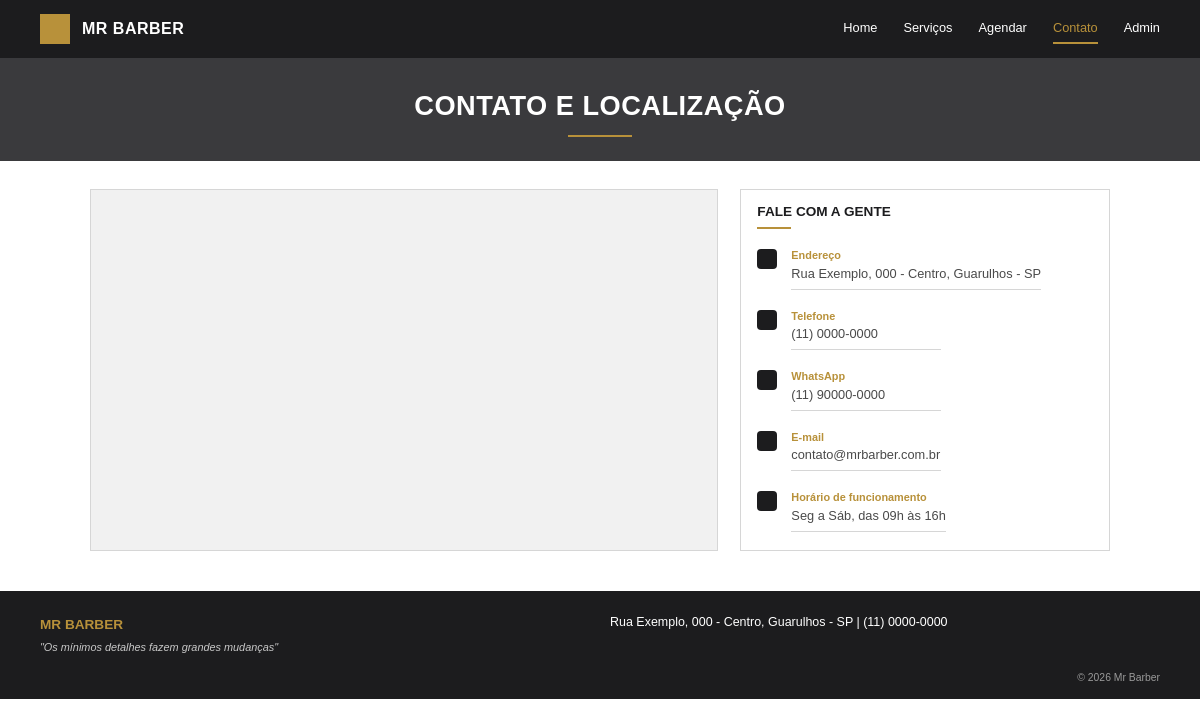
The app's page /contato.php with its own data.
### tables this page shows
CREATE TABLE info_contato (
 id_info INT AUTO_INCREMENT PRIMARY KEY,
 id_admin INT,
 endereco VARCHAR(200) NOT NULL,
 telefone VARCHAR(20),
 whatsapp VARCHAR(20),
 email VARCHAR(120),
 horario_funcionamento VARCHAR(200),
 link_mapa VARCHAR(500),
 FOREIGN KEY (id_admin) REFERENCES administrador(id_admin)
);

### config/conexao.php (called while the page is built, shortened)
<?php
function db(): PDO
{
    static $pdo = null;
    if ($pdo === null) {
        try {
            $pdo = new PDO(
                'mysql:host=' . DB_HOST . ';dbname=' . DB_NOME . ';charset=utf8mb4',
                DB_USUARIO,
                DB_SENHA,
                [
                    PDO::ATTR_ERRMODE => PDO::ERRMODE_EXCEPTION,
                    PDO::ATTR_DEFAULT_FETCH_MODE => PDO::FETCH_ASSOC,
                    PDO::ATTR_EMULATE_PREPARES => false,
                ]
            );
        } catch (PDOException $e) {
            http_response_code(500);
            exit('Não foi possível conectar ao banco de dados. Verifique se o MySQL está ligado no XAMPP '
                . 'e se o arquivo banco.sql foi importado.');
        }
    }
    return $pdo;
}

### includes/funcoes.php (called while the page is built, shortened)
<?php
require_once __DIR__ . '/../config/conexao.php';
function e($valor): string
{
    return htmlspecialchars((string) $valor, ENT_QUOTES, 'UTF-8');
}
function info_contato(): array
{
    $info = db()->query('SELECT * FROM info_contato ORDER BY id_info LIMIT 1')->fetch();
    return $info ?: [
        'endereco' => '', 'telefone' => '', 'whatsapp' => '',
        'email' => '', 'horario_funcionamento' => '', 'link_mapa' => '',
    ];
}

### contato.php (the view, shortened to what this page needs)
<?php
require_once __DIR__ . '/includes/funcoes.php';
$info = info_contato();
require __DIR__ . '/includes/topo.php';
$itens = [
    'Endereço'                 => $info['endereco'],
    'Telefone'                 => $info['telefone'],
    'WhatsApp'                 => $info['whatsapp'],
    'E-mail'                   => $info['email'],
    'Horário de funcionamento' => $info['horario_funcionamento'],
];
?>
    <main>
        <section class="titulo-pagina">
            <h1>Contato e Localização</h1>
        </section>
        <div class="contato-layout">
            <div class="mapa">
                <?php if (!empty($info['link_mapa'])): ?>
                    <iframe src="<?= e($info['link_mapa']) ?>" title="Mapa de localização da Mr Barber"
                            loading="lazy" allowfullscreen></iframe>
                <?php else: ?>
                    <div class="mapa-vazio">Mapa não cadastrado</div>
                <?php endif; ?>
            </div>
            <div class="contato-card">
                <h2>Fale com a gente</h2>
                <dl>
                    <?php foreach ($itens as $rotulo => $valor): ?>
                        <?php if ($valor !== null && $valor !== ''): ?>
                            <div class="contato-item">
                                <span class="contato-icone"></span>
                                <div>
                                    <dt><?= e($rotulo) ?></dt>
                                    <dd><?= e($valor) ?></dd>
                                </div>
                            </div>
                        <?php endif; ?>
                    <?php endforeach; ?>
                </dl>
            </div>
        </div>
    </main>
<?php require __DIR__ . '/includes/rodape.php'; ?>

### includes/rodape.php (shortened to what this page needs)
<?php
$info_rodape = info_contato();
$linha_rodape = trim($info_rodape['endereco'] . ' | ' . $info_rodape['telefone'], ' |');
?>
    <footer class="rodape">
        <div class="rodape-interno">
            <div>
                <strong>MR BARBER</strong>
                <p class="slogan">"Os mínimos detalhes fazem grandes mudanças"</p>
            </div>
            <div class="rodape-info">
                <?= e($linha_rodape) ?>
            </div>
        </div>
        <small class="copyright">&copy; 2026 Mr Barber</small>
    </footer>
</body>
</html>

### css/style.css (style rules this page uses)
:root { --escuro: #1c1c1e; --banner: #3a3a3d; --dourado: #b8913a; --bege: #f3e9d0; --cinza-claro: #f1f1f1; --borda: #d6d6d6; --texto: #1c1c1e; --texto-suave: #4a4a4a; --cinza: #9a9a9a; --branco: #ffffff; --verde: #2e7d32; --vermelho: #b03a2e; --rosa: #fbeaea; --rosa-borda: #d9a3a3; }
* { margin: 0; padding: 0; box-sizing: border-box; }
body { background-color: var(--branco); color: var(--texto); font-family: Arial, Helvetica, sans-serif; font-size: 15px; line-height: 1.5; }
.titulo-pagina { background-color: var(--banner); text-align: center; padding: 28px 20px 24px; }
.titulo-pagina h1 { color: var(--branco); font-size: 1.7rem; letter-spacing: 0.5px; text-transform: uppercase; }
.titulo-pagina h1::after { content: ""; display: block; width: 64px; height: 2px; background-color: var(--dourado); margin: 8px auto 0; }
.rodape { background-color: var(--escuro); color: var(--branco); padding: 22px 40px 14px; }
.rodape-interno { display: grid; grid-template-columns: 1fr 1fr; gap: 20px; max-width: 1140px; margin: 0 auto; }
.rodape strong { color: var(--dourado); font-size: 0.85rem; }
.rodape .slogan { margin-top: 4px; font-size: 0.68rem; font-style: italic; color: #c9c9c9; }
.rodape .rodape-info { font-size: 0.78rem; }
.rodape .copyright { display: block; margin-top: 14px; text-align: right; font-size: 0.65rem; color: var(--cinza); }
::placeholder { color: var(--cinza); }
.contato-layout { display: grid; grid-template-columns: 1.7fr 1fr; gap: 22px; max-width: 1100px; margin: 0 auto; padding: 28px 40px 40px; align-items: stretch; }
.mapa { border: 1px solid var(--borda); background-color: var(--cinza-claro); min-height: 360px; }
.mapa iframe { display: block; width: 100%; height: 100%; min-height: 360px; border: 0; }
.contato-card { border: 1px solid var(--borda); padding: 12px 16px 18px; }
.contato-card h2 { font-size: 0.85rem; text-transform: uppercase; }
.contato-card h2::after { content: ""; display: block; width: 34px; height: 2px; background-color: var(--dourado); margin-top: 5px; }
.contato-item { display: flex; align-items: flex-start; gap: 14px; margin-top: 18px; }
.contato-icone { flex: none; width: 20px; height: 20px; margin-top: 2px; background-color: var(--escuro); border-radius: 4px; }
.contato-item dt { color: var(--dourado); font-weight: bold; font-size: 0.68rem; }
.contato-item dd { color: var(--texto-suave); font-size: 0.8rem; padding-bottom: 6px; border-bottom: 1px solid var(--borda); min-width: 150px; }

### records on screen
info_contato: endereco "Rua Exemplo, 000 - Centro, Guarulhos - SP", telefone "(11) 0000-0000", whatsapp "(11) 90000-0000", email "contato@mrbarber.com.br", horario_funcionamento "Seg a Sáb, das 09h às 16h", linha_rodape "Rua Exemplo, 000 - Centro, Guarulhos - SP | (11) 0000-0000"

### other values on screen
$texto "Home"
$texto "Serviços"
$texto "Agendar"
$texto "Contato"
$texto "Admin"
$rotulo "Endereço"
$rotulo "Telefone"
$rotulo "WhatsApp"
$rotulo "E-mail"
$rotulo "Horário de funcionamento"
